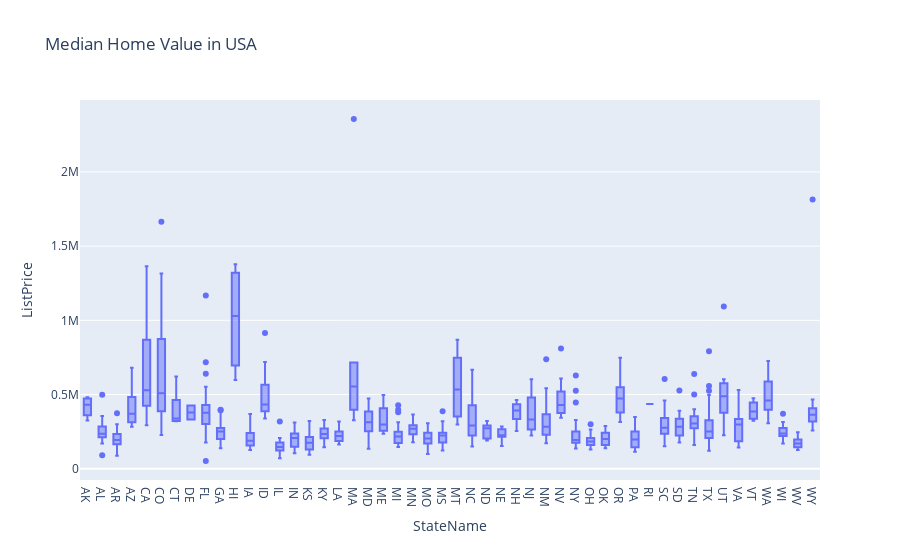

This figure's notebook cell:
### Code cell
homevalue_fig = px.box(list_prices,title = "Median Home Value in USA", x = "StateName",y="ListPrice")

homevalue_fig.show()

### Figure 1 — Plotly figure (JSON) as saved in the notebook; plotly's stock layout.template omitted (floating-point values rounded to 4 significant figures; data arrays with more than 128 entries replaced by an {"elided": "..."} marker saying what was removed)
{"data": [{"alignmentgroup": "True", "hovertemplate": "StateName=%{x}<br>ListPrice=%{y}<extra></extra>", "legendgroup": "", "marker": {"color": "#636efa"}, "name": "", "notched": false, "offsetgroup": "", "orientation": "v", "showlegend": false, "type": "box", "x": {"elided": "896 str values"}, "x0": " ", "xaxis": "x", "y": {"elided": "896 int values"}, "y0": " ", "yaxis": "y"}], "layout": {"boxmode": "group", "legend": {"tracegroupgap": 0}, "title": {"text": "Median Home Value in USA"}, "xaxis": {"anchor": "y", "domain": [0, 1], "title": {"text": "StateName"}}, "yaxis": {"anchor": "x", "domain": [0, 1], "title": {"text": "ListPrice"}}}}
